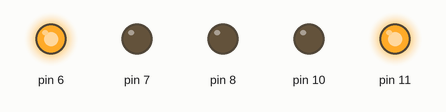
Bench run of a sketch on a simulated Arduino Uno, built with avr-gcc and run on an emulated ATmega328P. Parts: output pins drawn as LEDs (lit = HIGH).

Above: at 0.1 s.
Timing chart, 0 to 1.6 s (numbered marks = the images above):
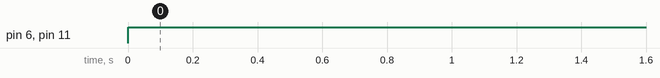

The sketch:

sketch_sep01a.ino
```cpp
void setup() {
//  Serial.print("test");
  pinMode(11 , OUTPUT);
  pinMode(10 , OUTPUT);
  pinMode(6 , OUTPUT);
  pinMode(7 , OUTPUT);
  pinMode(8 , OUTPUT);
  digitalWrite(9 , HIGH);

}

void loop() {
  digitalWrite(11 , HIGH);
  digitalWrite(10 , LOW);
  Serial.print(digitalRead(11));
  Serial.print("hello");
 // delay(1000);
 // digitalWrite(7 , LOW);
  //digitalWrite(8 , HIGH);
  analogWrite(6,255);

}
```

Measured:
- by itself, pin 6, pin 11: LOW → HIGH at 0.00 s
